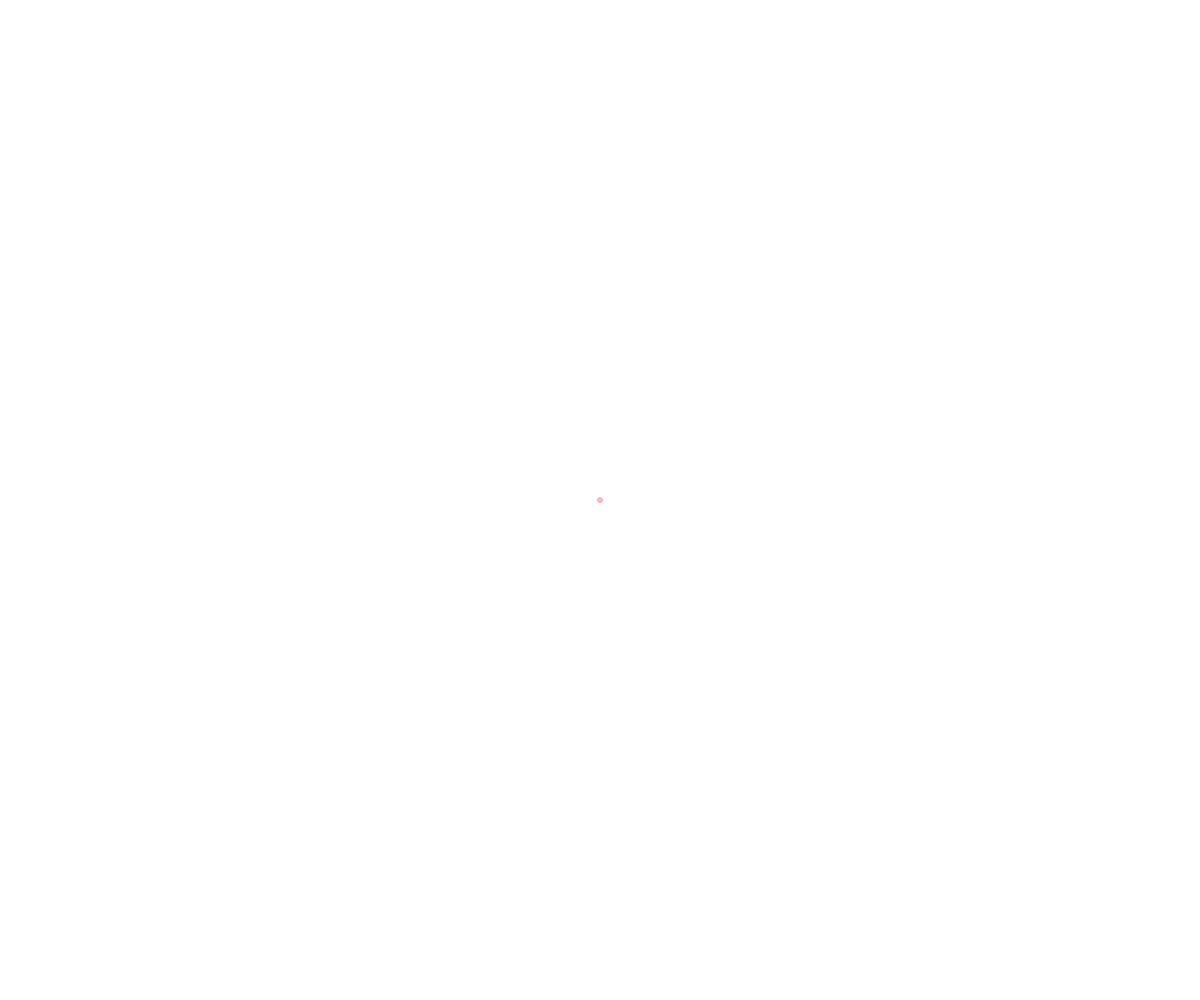
Frame 1 (no input)
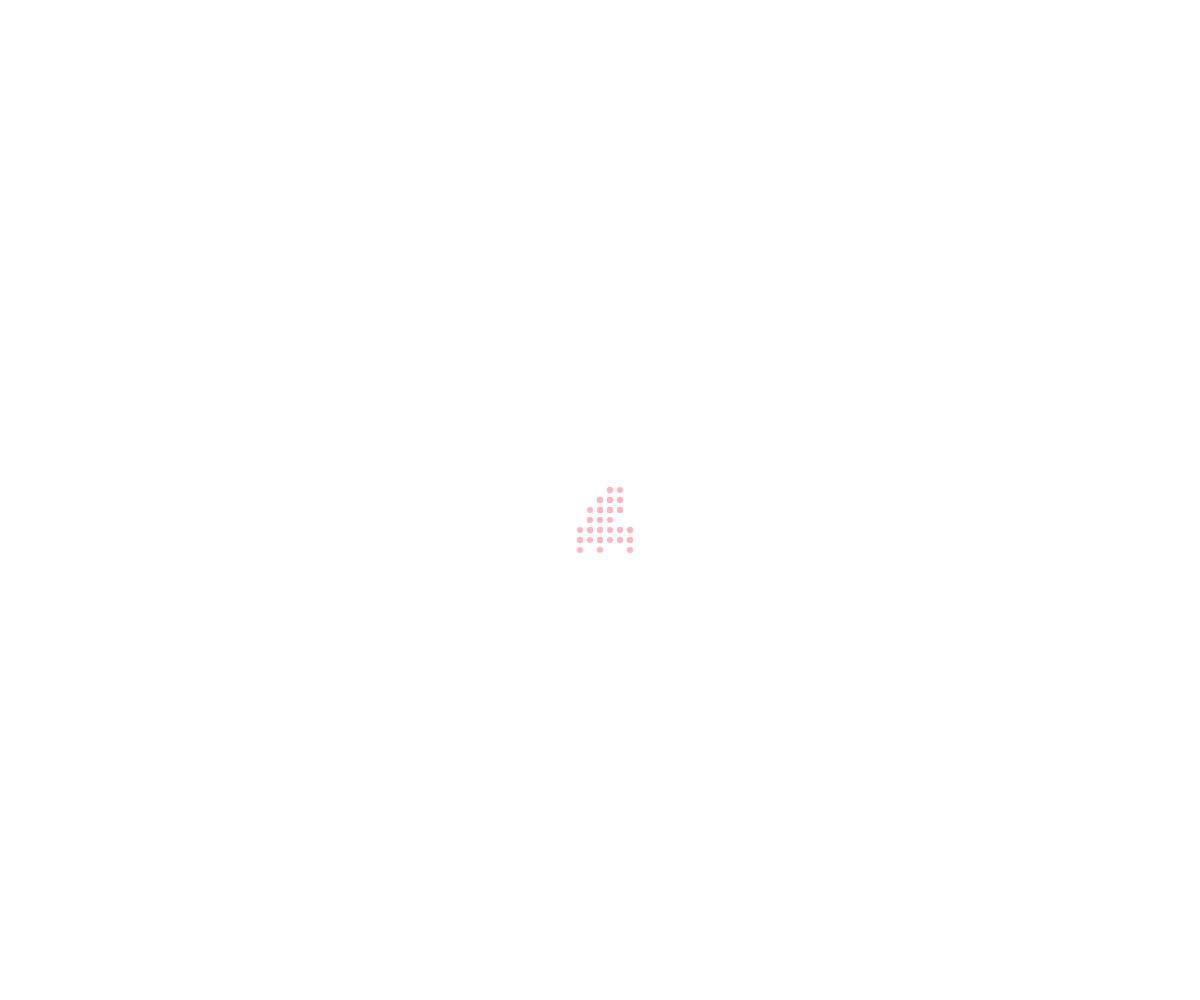
Frame 60 (no input)
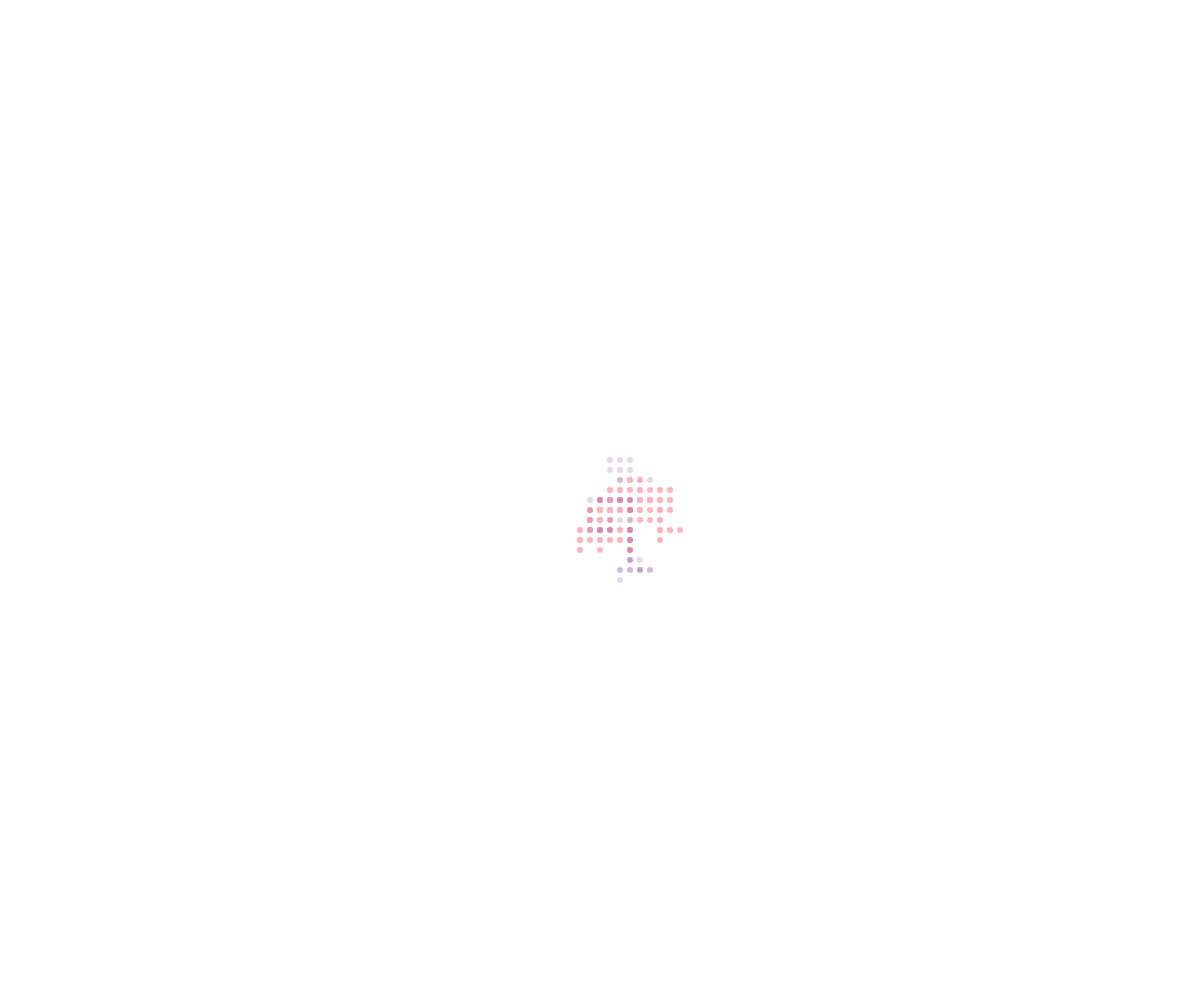
Frame 120 (the mouse pressed at the canvas centre since frame 60)

The p5.js sketch that drew these frames (run headless with seeded random() and noise() and a simulated clock; from frame 60 on, the mouse is pressed at the canvas centre):

// p5.js sketch
// ── sketch.js
// Walker OOP- Array
// Drake Jordan
// Nov 14, 2024 

class Walker {
  constructor(x, y, speed, radius, color) {
    this.x = x;
    this.y = y;
    this.speed = speed;
    this.radius = radius;
    this.color = color;
  }

  move() {
    let choice = random(100);
    if (choice < 25) {
      // Move up
      this.y -= this.speed;
    } 
    else if (choice < 50) {
      // Move down
      this.y += this.speed;
    } 
    else if (choice < 75) {
      // Move right
      this.x += this.speed;
    } 
    else {
      // Move left
      this.x -= this.speed;
    }
  }

  draw() {
    noStroke();
    fill(this.color);
    circle(this.x, this.y, this.radius*2);
  }
}

let walkerArray = [];

function setup() {
  createCanvas(windowWidth, windowHeight);
  let chisom = new Walker(width/2, height/2, 10, 3, "lightpink");
  walkerArray.push(chisom);
}

function draw() {
  for (let walker of walkerArray){
    walker.draw();
    walker.move();
  }
}

function mousePressed() {
  let randomColor = color(random(255), random(255), random(255), random(20, 255));
  walkerArray.push(new Walker(mouseX, mouseY, 10, 3, randomColor));
}
